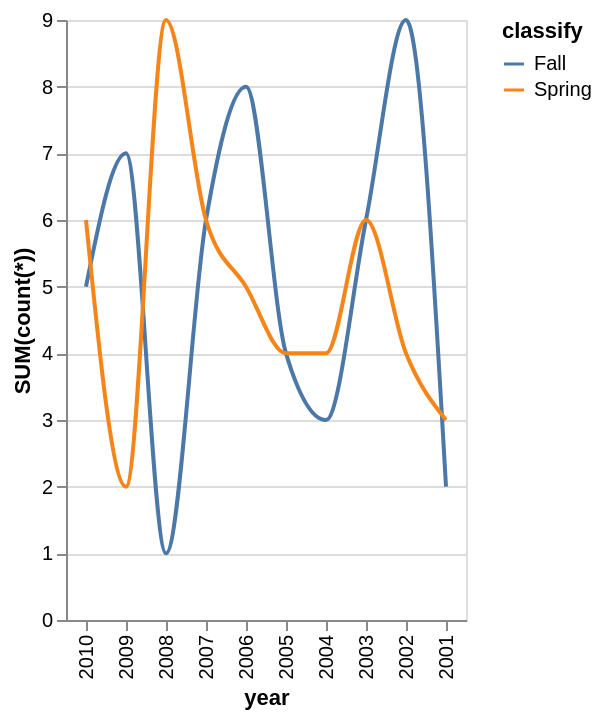

Write the Vega-Lite specification saved for this chart.
### Vega-Lite specification from a JSON file in a GitHub repository (floating-point values rounded to 4 significant figures)
{"data": {"values": [{"x_data": "2010", "y_data": 5, "classify": "Fall"}, {"x_data": "2009", "y_data": 7, "classify": "Fall"}, {"x_data": "2008", "y_data": 1, "classify": "Fall"}, {"x_data": "2007", "y_data": 6, "classify": "Fall"}, {"x_data": "2006", "y_data": 8, "classify": "Fall"}, {"x_data": "2005", "y_data": 4, "classify": "Fall"}, {"x_data": "2004", "y_data": 3, "classify": "Fall"}, {"x_data": "2003", "y_data": 6, "classify": "Fall"}, {"x_data": "2002", "y_data": 9, "classify": "Fall"}, {"x_data": "2001", "y_data": 2, "classify": "Fall"}, {"x_data": "2010", "y_data": 6, "classify": "Spring"}, {"x_data": "2009", "y_data": 2, "classify": "Spring"}, {"x_data": "2008", "y_data": 9, "classify": "Spring"}, {"x_data": "2007", "y_data": 6, "classify": "Spring"}, {"x_data": "2006", "y_data": 5, "classify": "Spring"}, {"x_data": "2005", "y_data": 4, "classify": "Spring"}, {"x_data": "2004", "y_data": 4, "classify": "Spring"}, {"x_data": "2003", "y_data": 6, "classify": "Spring"}, {"x_data": "2002", "y_data": 4, "classify": "Spring"}, {"x_data": "2001", "y_data": 3, "classify": "Spring"}]}, "mark": {"type": "line", "interpolate": "monotone"}, "encoding": {"x": {"field": "x_data", "type": "nominal", "title": "year", "sort": "descending"}, "y": {"field": "y_data", "type": "quantitative", "title": "SUM(count(*))"}, "color": {"field": "classify"}}}
